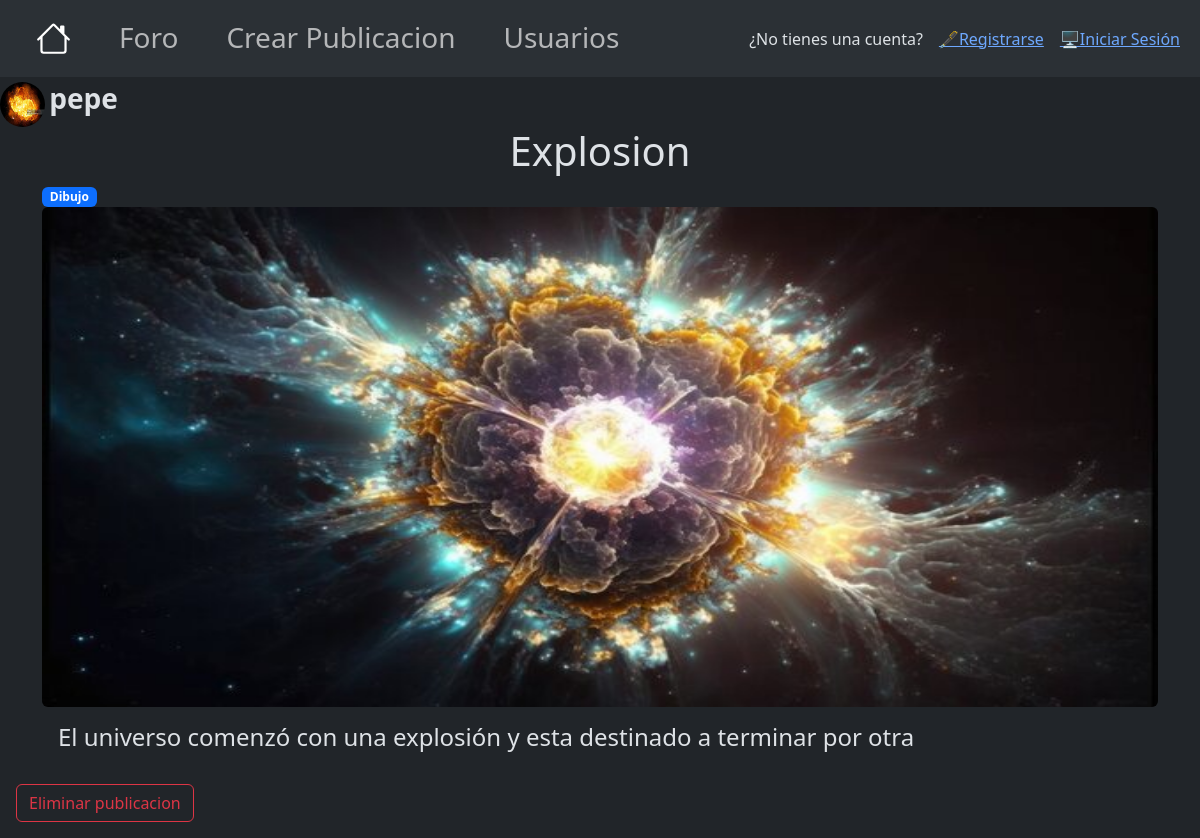
/view/forum/publicacion.php?id=0&publicacion=6 (signed in), run on the app's committed database.
### tables this page shows
CREATE TABLE `customizacion` (
  `id` int(11) NOT NULL,
  `id_usuario` int(11) NOT NULL,
  `background` varchar(255) NOT NULL,
  `profile_pic` varchar(255) NOT NULL
);

CREATE TABLE `noticias` (
  `id` int(11) NOT NULL,
  `id_user` int(11) NOT NULL,
  `id_categoria` int(11) NOT NULL,
  `titulo` varchar(255) NOT NULL,
  `descripcion` text NOT NULL,
  `imagen` varchar(255) NOT NULL,
  `likes` int(11) NOT NULL,
  `fecha_creacion` varchar(255) NOT NULL
);

CREATE TABLE `users` (
  `id` int(11) NOT NULL,
  `email` varchar(255) NOT NULL,
  `password` varchar(255) NOT NULL,
  `username` varchar(255) NOT NULL,
  `rango` int(11) NOT NULL
);

CREATE TABLE `categorias` (
  `id` int(11) NOT NULL,
  `tipo` varchar(255) NOT NULL
);

### view/forum/publicacion.php (the view, shortened to what this page needs)
<?php
$idPubli = isset($_GET['publicacion']) ? $_GET['publicacion'] : 0;
?>
<!DOCTYPE html>
<html lang="en" data-bs-theme="dark">
<head>
    <link href="https://cdn.jsdelivr.net/npm/bootstrap@5.3.2/dist/css/bootstrap.min.css" rel="stylesheet">
</head>
<body>
    <?php include_once('../../includes/navbar.php');
$sql = 'SELECT N.* , CA.tipo, U.username, U.rango FROM noticias N ';
$sql.= 'INNER JOIN categorias CA ON(N.id_categoria = CA.id) ';
$sql.= 'INNER JOIN users U ON(N.id_user = U.id) WHERE N.id = ? ';
$stmt = $conx->prepare($sql);
$stmt->bind_param('i', $idPubli);
$stmt->execute();
$resultadoSTMT_noticia = $stmt->get_result();
$filaN = $resultadoSTMT_noticia->fetch_object();
$id_author = $filaN->id_user ;
$sql = 'SELECT * FROM customizacion WHERE id_usuario = ?';
$stmt = $conx->prepare($sql);
$stmt->bind_param('i', $id_author);
$stmt->execute();
$resultadoSTMT_custom = $stmt->get_result();
$filaC = $resultadoSTMT_custom->fetch_object();
    ?>
    <img class='rounded-circle' width="45px" height="45px" src="<?php echo $filaC->profile_pic ?>" alt="">
    <b class="fs-3"> <?php echo $filaN->username; ?></b>
    <div class="container">
        <h1 class="text-center"> <?php echo $filaN->titulo ; ?></h1>
        <div class="badge bg-primary"> <?php echo $filaN->tipo ?> </div>
        <img class=' rounded' width="100%" height="500px" src='<?php echo $filaN->imagen ?>' alt="...">
        <h4 class="m-3"> <?php echo $filaN->descripcion ?> </h4>
    </div>
    <?php if (isset($_SESSION['administrador']) || $id_author == $id) { ?>
        <form method="POST" action="../../validacionesAdmin/delete.php">
            <input type="submit" class="m-3 btn btn-outline-danger" value="Eliminar publicacion">
        </form>
    <?php } ?>
</body>
</html>

### data on the page
customizacion: profile_pic (picture)
noticias: id_user.username "pepe", titulo "Explosion", id_categoria.tipo "Dibujo", imagen (picture), descripcion "El universo comenzó con una explosión y esta destinado a terminar por otra"
